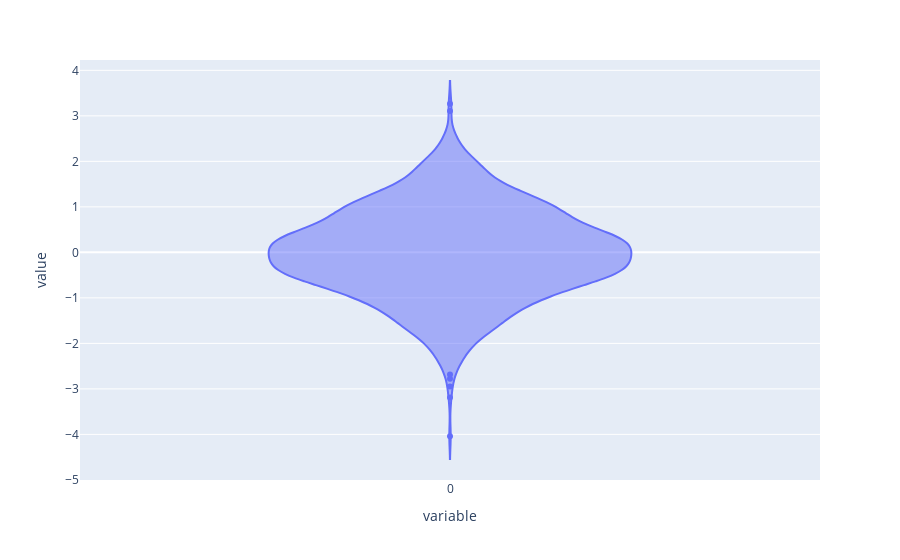

This figure's notebook cell:
### Code cell
px.violin(x)

### Figure 1 — Plotly figure (JSON) as saved in the notebook; plotly's stock layout.template omitted (floating-point values rounded to 4 significant figures; data arrays with more than 128 entries replaced by an {"elided": "..."} marker saying what was removed)
{"data": [{"alignmentgroup": "True", "box": {"visible": false}, "hovertemplate": "variable=%{x}<br>value=%{y}<extra></extra>", "legendgroup": "", "marker": {"color": "#636efa"}, "name": "", "offsetgroup": "", "orientation": "v", "scalegroup": "True", "showlegend": false, "type": "violin", "x": {"elided": "1000 str values"}, "x0": " ", "xaxis": "x", "y": {"elided": "1000 float values"}, "y0": " ", "yaxis": "y"}], "layout": {"legend": {"tracegroupgap": 0}, "margin": {"t": 60}, "violinmode": "group", "xaxis": {"anchor": "y", "domain": [0, 1], "title": {"text": "variable"}}, "yaxis": {"anchor": "x", "domain": [0, 1], "title": {"text": "value"}}}}
